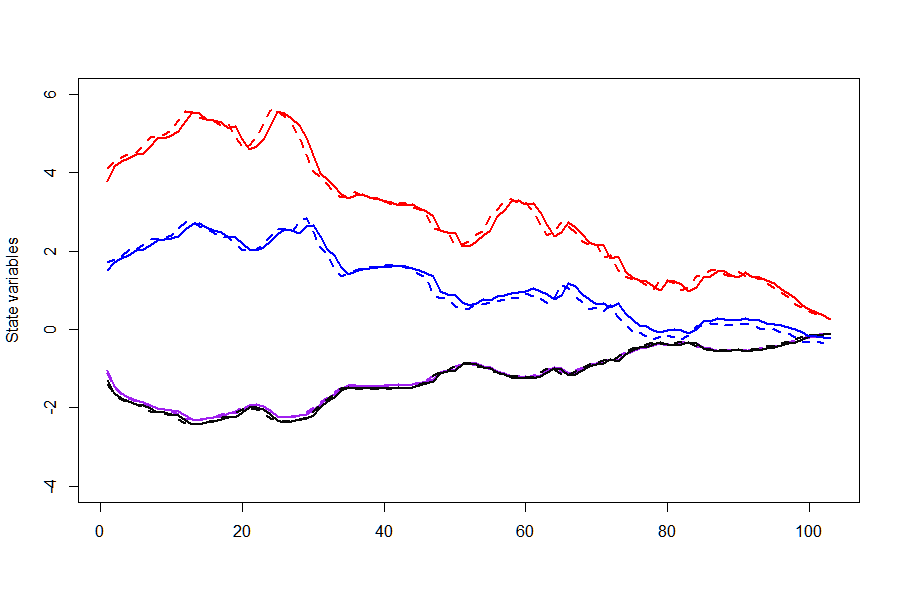

The script that drew this image:
# ------------------------------------------------------------------------------
# Project: MTS - Modeling of Term Structure for Inflation Estimation
# ------------------------------------------------------------------------------
# Quantlet: MTS_afns_france
# ------------------------------------------------------------------------------
# Description: The estimation results for France derived from the AFNS
# model in multi-maturity term structue. Graphic showing the filtered
# and predicted state variables.
# ------------------------------------------------------------------------------
# Keywords: Kalman filter, optimization, MLE, maximum likelihood, bond,
# plot, filter, estimation, extrapolation, dynamics
# ------------------------------------------------------------------------------
# See also:
# ------------------------------------------------------------------------------
# Author: Shi Chen
# ------------------------------------------------------------------------------

# clear history
rm(list = ls(all = TRUE))
graphics.off()

# install and load packages
libraries = c("zoo", "FKF")
lapply(libraries, function(x) if (!(x %in% installed.packages())) {
  install.packages(x)
})
lapply(libraries, library, quietly = TRUE, character.only = TRUE)

setwd("C:/Users/chenshic.hub/Dropbox/Panel_NS_AF/Code//MTS_Qcodes")

## read data of France
frdata1 = read.csv("frnom2.csv", header = F, sep = ";")
frdate = as.character(frdata1[, 2])
st = which(frdate == "30.06.2006")
et = which(frdate == "31.12.2014")
frdata11 = frdata1[(st:et), 3:14]

frdata2 = read.csv("frinf_bloom.csv", header = F, sep = ";")
frdate = as.character(frdata2[, 1])
st = which(frdate == "30.06.2006")
et = which(frdate == "31.12.2014")
frdata22 = frdata2[(st:et), 2:9]

frnom = cbind(frdata11[, 2], frdata11[, 4], frdata11[, 9])
frinf = cbind(frdata22[, 2], frdata22[, 4], frdata22[, 5])
frmat = c(3, 5, 10)

frjoi = cbind(frnom[, 1], frinf[, 1])
for (i in 2:length(frmat)) {
  frjoi = cbind(frjoi, frnom[, i], frinf[, i])
}

frbei = frnom - frinf
ts.frbeipre = ts(frbei[, 1], frequency = 12, start = c(2006, 6))

y51 = t(frjoi)

yieldadj_joint = function(sigma11, sigma12 = 0, sigma13 = 0, sigma21 = 0, 
                          sigma22, sigma23 = 0, sigma31 = 0, sigma32 = 0, sigma33, sigma44, lambda, 
                          time = maturity) {
  Atilde = sigma11^2 + sigma12^2 + sigma13^2 + sigma44^2
  Btilde = sigma21^2 + sigma22^2 + sigma23^2
  Ctilde = sigma31^2 + sigma32^2 + sigma33^2
  Dtilde = sigma11 * sigma21 + sigma12 * sigma22 + sigma13 * sigma23
  Etilde = sigma11 * sigma31 + sigma12 * sigma32 + sigma13 * sigma33
  Ftilde = sigma21 * sigma31 + sigma22 * sigma32 + sigma23 * sigma33
  
  adj1 = Atilde * time^2/6
  adj2 = Btilde * (1/(2 * lambda^2) - (1 - exp(-lambda * time))/(lambda^3 * 
                                                                   time) + (1 - exp(-2 * time * lambda))/(3 * lambda^3 * time))
  adj3 = Ctilde * (1/(2 * lambda^2) + exp(-lambda * time)/(lambda^2) - 
                     time * exp(-2 * lambda * time)/(4 * lambda) - 3 * exp(-2 * lambda * 
                                                                             time)/(4 * lambda^2) - 2 * (1 - exp(-lambda * time))/(lambda^3 * 
                                                                                                                                     time) + 5 * (1 - exp(-2 * lambda * time))/(8 * lambda^3 * time))
  adj4 = Dtilde * (time/(2 * lambda) + exp(-lambda * time)/(lambda^2) - 
                     (1 - exp(-lambda * time))/(lambda^3 * time))
  adj5 = Etilde * (3 * exp(-lambda * time)/(lambda^2) + time/(2 * lambda) + 
                     time * exp(-lambda * time)/lambda - 3 * (1 - exp(-lambda * time))/(lambda^3 * 
                                                                                          time))
  adj6 = Ftilde * (1/(lambda^2) + exp(-lambda * time)/(lambda^2) - exp(-2 * 
                                                                         lambda * time)/(2 * lambda^2) - 3 * (1 - exp(-lambda * time))/(lambda^3 * 
                                                                                                                                          time) + 3 * (1 - exp(-2 * lambda * time))/(4 * lambda^3 * time))
  
  return(adj1 + adj2 + adj3 + adj4 + adj5 + adj6)
}

Meloading_joint = function(lambda, alphaS, alphaC, time = maturity) {
  row1 = c(1, (1 - exp(-lambda * time))/(lambda * time), (1 - exp(-lambda * 
                                                                    time))/(lambda * time) - exp(-lambda * time), 0)
  row2 = c(0, alphaS * ((1 - exp(-lambda * time))/(lambda * time)), alphaC * 
             ((1 - exp(-lambda * time))/(lambda * time) - exp(-lambda * time)), 
           1)
  MatrixB = rbind(row1, row2)
  return(MatrixB)
}

afnsss = function(t1, t2, t3, t4, t5, t6, t7, t8, t9, t10, t11, t12, t13, 
                  t14, t15, t16, s1, s2, s3, s4, g1, g2, l1, h1, h2, h3, h4) {
  Tt = matrix(c(t1, t2, t3, t4, t5, t6, t7, t8, t9, t10, t11, t12, t13, 
                t14, t15, t16), nr = 4)
  Zt = rbind(Meloading_joint(lambda = l1, alphaS = g1, alphaC = g2, time = frmat[1]), 
             Meloading_joint(lambda = l1, alphaS = g1, alphaC = g2, time = frmat[2]), 
             Meloading_joint(lambda = l1, alphaS = g1, alphaC = g2, time = frmat[3]))
  ct = matrix(rep(c(yieldadj_joint(sigma11 = h1, sigma22 = h2, sigma33 = h3, 
                                   sigma44 = h4, lambda = l1, time = frmat[1]), yieldadj_joint(sigma11 = h1, 
                                                                                               sigma22 = h2, sigma33 = h3, sigma44 = h4, lambda = l1, time = frmat[2]), 
                    yieldadj_joint(sigma11 = h1, sigma22 = h2, sigma33 = h3, sigma44 = h4, 
                                   lambda = l1, time = frmat[1])), each = 2), nr = 6, nc = 1)
  dt = matrix(c(1 - t1, t2, t3, t4, t5, 1 - t6, t7, t8, t9, t10, 1 - 
                  t11, t12, t13, t14, t15, 1 - t16), nr = 4) %*% matrix(c(s1, s2, 
                                                                          s3, s4), nr = 4)
  GGt = matrix(0.1 * diag(6), nr = 6, nc = 6)
  H = diag(c(h1^2, h2^2, h3^2, h4^2), nr = 4)
  HHt = Tt %*% H %*% t(Tt)
  a0 = c(s1, s2, s3, s4)
  P0 = HHt * 10
  return(list(a0 = a0, P0 = P0, ct = ct, dt = dt, Zt = Zt, Tt = Tt, GGt = GGt, 
              HHt = HHt))
}

objective = function(theta, yt) {
  sp = afnsss(theta["t1"], theta["t2"], theta["t3"], theta["t4"], theta["t5"], 
              theta["t6"], theta["t7"], theta["t8"], theta["t9"], theta["t10"], 
              theta["t11"], theta["t12"], theta["t13"], theta["t14"], theta["t15"], 
              theta["t16"], theta["s1"], theta["s2"], theta["s3"], theta["s4"], 
              theta["g1"], theta["g2"], theta["l1"], theta["h1"], theta["h2"], 
              theta["h3"], theta["h4"])
  ans = fkf(a0 = sp$a0, P0 = sp$P0, dt = sp$dt, ct = sp$ct, Tt = sp$Tt, 
            Zt = sp$Zt, HHt = sp$HHt, GGt = sp$GGt, yt = yt)
  return(-ans$logLik)
}


# theta = c(t=c(0.7,0,0,0,0,0.8,0,0,0,0,0.5,0,0,0,0,0.6), s=c(0.08,
# 0.05, 0.03, 0.07), g=c(0.7,0.3),l1=c(0.7), h=c(0.06,0.05,0.07,0.06))
theta = c(t = c(0.7, 0, 0, 0, 0, 0.3, 0, 0, 0, 0, 0.5, 0, 0, 0, 0, 0.6), 
          s = c(0.08, 0.05, 0.03, 0.07), g = c(0.7, 0.3), l1 = c(0.7), h = c(0.06, 
                                                                             0.05, 0.07, 0.06))

fit = optim(theta, objective, yt = y51, hessian = TRUE)
sp = afnsss(fit$par["t1"], fit$par["t2"], fit$par["t3"], fit$par["t4"], 
            fit$par["t5"], fit$par["t6"], fit$par["t7"], fit$par["t8"], fit$par["t9"], 
            fit$par["t10"], fit$par["t11"], fit$par["t12"], fit$par["t13"], fit$par["t14"], 
            fit$par["t15"], fit$par["t16"], fit$par["s1"], fit$par["s2"], fit$par["s3"], 
            fit$par["s4"], fit$par["g1"], fit$par["g2"], fit$par["l1"], fit$par["h1"], 
            fit$par["h2"], fit$par["h3"], fit$par["h4"])
ans = fkf(a0 = sp$a0, P0 = sp$P0, dt = sp$dt, ct = sp$ct, Tt = sp$Tt, Zt = sp$Zt, 
          HHt = sp$HHt, GGt = sp$GGt, yt = y51)

res = matrix(rowMeans(ans$vt[, 2:103]), nr = 6)
joifr0915ans = ans
joifr0915fit = fit
save(joifr0915ans, file = "joifr0915ans.RData")
save(joifr0915fit, file = "joifr0915fit.RData")

## The plots of filtered and predicted state variables Another approach:
## plot.fkf(ans, CI=NA)
plot(ans$at[1, -1], type = "l", col = "red", ylab = "State variables", 
     xlab = "", ylim = c(-4, 6), lwd = 2)
lines(ans$att[1, -1], lty = 2, col = "red", lwd = 2)
lines(ans$at[2, -1], lty = 1, col = "purple", lwd = 2)
lines(ans$att[2, -1], lty = 2, col = "purple", lwd = 2)
lines(ans$at[3, -1], lty = 1, col = "grey3", lwd = 2)
lines(ans$att[3, -1], lty = 2, col = "grey3", lwd = 2)
lines(ans$at[4, -1], lty = 1, col = "blue", lwd = 2)
lines(ans$att[4, -1], lty = 2, col = "blue", lwd = 2)
